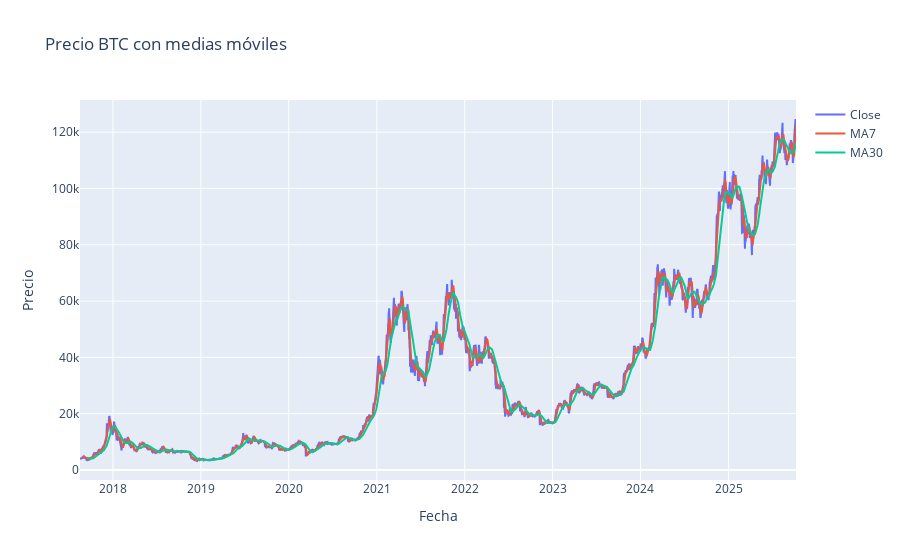

The code cell stored with this chart in its notebook:
### Code cell
import plotly.graph_objects as go

fig = go.Figure()
for col in ["Close", "MA7", "MA30"]:
    fig.add_trace(go.Scatter(x=btc.index, y=btc[col], mode="lines", name=col))
fig.update_layout(title="Precio BTC con medias móviles", xaxis_title="Fecha", yaxis_title="Precio")
fig.show()

### Figure 1 — Plotly figure (JSON) as saved in the notebook; plotly's stock layout.template omitted (floating-point values rounded to 4 significant figures; data arrays with more than 128 entries replaced by an {"elided": "..."} marker saying what was removed)
{"data": [{"mode": "lines", "name": "Close", "type": "scatter", "x": {"elided": "2975 str values"}, "y": {"elided": "2975 float values"}}, {"mode": "lines", "name": "MA7", "type": "scatter", "x": {"elided": "2975 str values"}, "y": {"elided": "2975 float values"}}, {"mode": "lines", "name": "MA30", "type": "scatter", "x": {"elided": "2975 str values"}, "y": {"elided": "2975 float values"}}], "layout": {"title": {"text": "Precio BTC con medias móviles"}, "xaxis": {"title": {"text": "Fecha"}}, "yaxis": {"title": {"text": "Precio"}}}}
